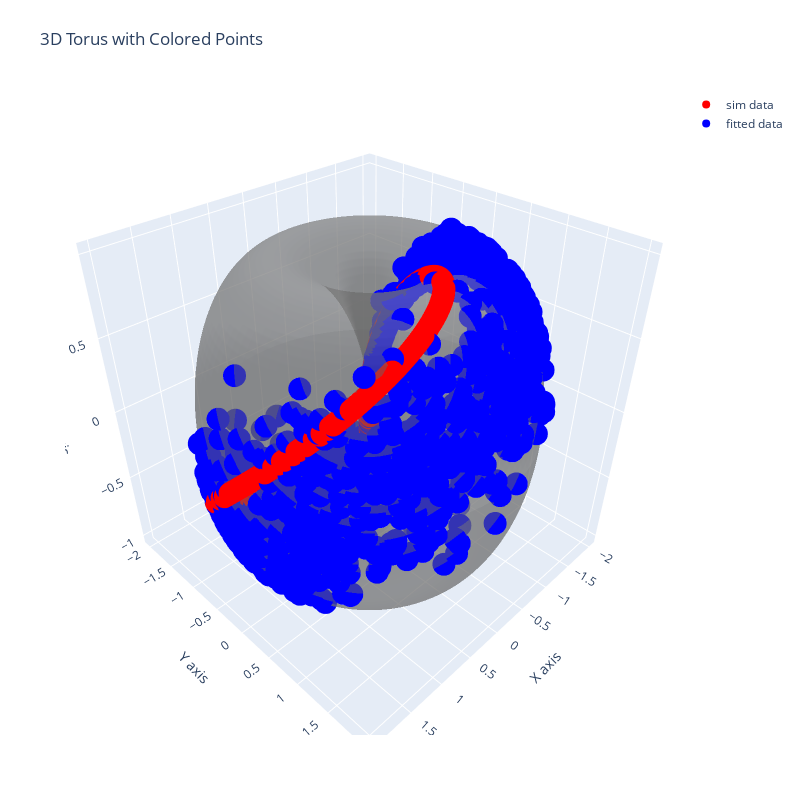

The notebook cell saved with this chart:
### Code cell
import plotly.graph_objects as go
import numpy as np

# Create grid values for theta and phi
theta = np.linspace(0, 2 * np.pi, 100)
phi = np.linspace(0, 2 * np.pi, 100)
theta, phi = np.meshgrid(theta, phi)

# Parametric equations for the torus with R = r = 1
x = (1 + np.cos(theta)) * np.cos(phi)
y = (1 + np.cos(theta)) * np.sin(phi)
z = np.sin(theta)

# Create the figure for the torus
fig = go.Figure(data=[
    go.Surface(
        x=x, y=y, z=z,
        showscale=False,
        colorscale=['grey','grey'],  # Sets the color to grey
        opacity=0.5  # Makes the torus translucent
    )
])

# Add points to the plot (replace these with your specific points)
# Example points:

points_theta_sim = np.array(hd_sim)
points_phi_sim = np.array(hd_sim)

points_theta_res = np.array(estDir[:,0])
points_phi_res = np.array(estDir[:,1])


points_x = (1 + np.cos(points_theta_sim)) * np.cos(points_phi_sim)
points_y = (1 + np.cos(points_theta_sim)) * np.sin(points_phi_sim)
points_z = np.sin(points_theta_sim)


points_x2 = (1 + np.cos(points_theta_res)) * np.cos(points_phi_res)
points_y2 = (1 + np.cos(points_theta_res)) * np.sin(points_phi_res)
points_z2 = np.sin(points_theta_res)

# Add the points to the figure
fig.add_trace(go.Scatter3d(x=points_x, y=points_y, z=points_z,
                           mode='markers', marker=dict(color='red'), name = "sim data")) # Original simulated data

fig.add_trace(go.Scatter3d(x=points_x2, y=points_y2, z=points_z2,
                           mode='markers', marker=dict(color='blue'), name="fitted data")) # after last interation
# Update the layout
fig.update_layout(
    title='3D Torus with Colored Points',
    scene=dict(
        xaxis_title='X axis',
        yaxis_title='Y axis',
        zaxis_title='Z axis',
        aspectratio=dict(x=1, y=1, z=1)
    ),
    autosize=False,
    width=800,
    height=800,
    margin=dict(l=65, r=50, b=65, t=90)
)

# Show the figure

fig.show()

### Figure 1 — Plotly figure (JSON) as saved in the notebook; plotly's stock layout.template omitted (floating-point values rounded to 4 significant figures; data arrays with more than 128 entries replaced by an {"elided": "..."} marker saying what was removed)
{"data": [{"colorscale": [[0, "grey"], [1, "grey"]], "opacity": 0.5, "showscale": false, "type": "surface", "x": {"elided": "100x100 float values"}, "y": {"elided": "100x100 float values"}, "z": {"elided": "100x100 float values"}}, {"marker": {"color": "red"}, "mode": "markers", "name": "sim data", "type": "scatter3d", "x": {"elided": "2000 float values"}, "y": {"elided": "2000 float values"}, "z": {"elided": "2000 float values"}}, {"marker": {"color": "blue"}, "mode": "markers", "name": "fitted data", "type": "scatter3d", "x": {"elided": "2000 float values"}, "y": {"elided": "2000 float values"}, "z": {"elided": "2000 float values"}}], "layout": {"autosize": false, "height": 800, "margin": {"b": 65, "l": 65, "r": 50, "t": 90}, "scene": {"aspectratio": {"x": 1, "y": 1, "z": 1}, "xaxis": {"title": {"text": "X axis"}}, "yaxis": {"title": {"text": "Y axis"}}, "zaxis": {"title": {"text": "Z axis"}}}, "title": {"text": "3D Torus with Colored Points"}, "width": 800}}
